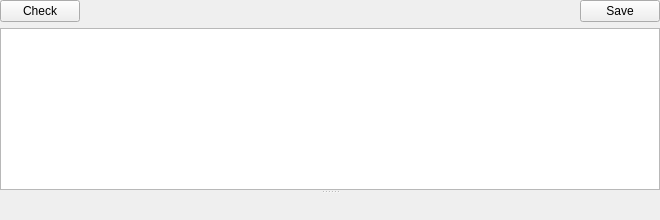
      <widget class="QWidget" name="page_Certificate">
       <layout class="QVBoxLayout" name="verticalLayout_37">
        <property name="leftMargin">
         <number>0</number>
        </property>
        <property name="topMargin">
         <number>0</number>
        </property>
        <property name="rightMargin">
         <number>0</number>
        </property>
        <property name="bottomMargin">
         <number>0</number>
        </property>
        <item>
         <widget class="QSplitter" name="splitter_20">
          <property name="orientation">
           <enum>Qt::Vertical</enum>
          </property>
          <widget class="QWidget" name="layoutWidget_18">
           <layout class="QVBoxLayout" name="verticalLayout_36">
            <item>
             <widget class="QWidget" name="widgetCertificateCheck" native="true">
              <layout class="QHBoxLayout" name="horizontalLayout_4">
               <property name="leftMargin">
                <number>0</number>
               </property>
               <property name="topMargin">
                <number>0</number>
               </property>
               <property name="rightMargin">
                <number>0</number>
               </property>
               <property name="bottomMargin">
                <number>0</number>
               </property>
               <item>
                <widget class="QPushButton" name="pushButtonCertificateCheck">
                 <property name="text">
                  <string>Check</string>
                 </property>
                </widget>
               </item>
               <item>
                <spacer name="horizontalSpacer_4">
                 <property name="orientation">
                  <enum>Qt::Horizontal</enum>
                 </property>
                 <property name="sizeHint" stdset="0">
                  <size>
                   <width>494</width>
                   <height>20</height>
                  </size>
                 </property>
                </spacer>
               </item>
               <item>
                <widget class="QPushButton" name="pushButtonSave_Certificate">
                 <property name="text">
                  <string>Save</string>
                 </property>
                </widget>
               </item>
              </layout>
             </widget>
            </item>
            <item>
             <widget class="QTreeView" name="treeView_Certificate">
              <property name="contextMenuPolicy">
               <enum>Qt::CustomContextMenu</enum>
              </property>
              <property name="editTriggers">
               <set>QAbstractItemView::NoEditTriggers</set>
              </property>
              <attribute name="headerVisible">
               <bool>false</bool>
              </attribute>
              <attribute name="headerDefaultSectionSize">
               <number>57</number>
              </attribute>
             </widget>
            </item>
           </layout>
          </widget>
          <widget class="ToolsWidget" name="widgetHex_Certificate" native="true">
           <property name="sizePolicy">
            <sizepolicy hsizetype="Preferred" vsizetype="Expanding">
             <horstretch>0</horstretch>
             <verstretch>0</verstretch>
            </sizepolicy>
           </property>
          </widget>
         </widget>
        </item>
       </layout>
      </widget>
